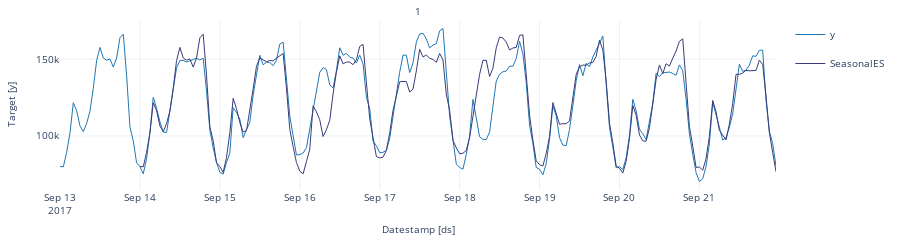

Notebook code for this chart:
### Code cell
StatsForecast.plot(values)

### Figure 1 — Plotly figure (JSON) as saved in the notebook; plotly's stock layout.template omitted (floating-point values rounded to 4 significant figures; data arrays with more than 128 entries replaced by an {"elided": "..."} marker saying what was removed)
{"data": [{"legendgroup": "y", "line": {"color": "#1f77b4", "width": 1}, "mode": "lines", "name": "y", "showlegend": true, "type": "scatter", "x": {"elided": "216 str values"}, "xaxis": "x", "y": {"elided": "216 int values"}, "yaxis": "y"}, {"legendgroup": "SeasonalES", "line": {"color": "#393b79", "width": 1}, "mode": "lines", "name": "SeasonalES", "showlegend": true, "type": "scatter", "x": {"elided": "216 str values"}, "xaxis": "x", "y": {"elided": "216 float values"}, "yaxis": "y"}], "layout": {"annotations": [{"font": {"size": 10}, "showarrow": false, "text": "1", "x": 0.5, "xanchor": "center", "xref": "paper", "y": 1, "yanchor": "bottom", "yref": "paper"}, {"font": {"size": 10}, "showarrow": false, "text": "Datestamp [ds]", "x": 0.5, "xanchor": "center", "xref": "paper", "y": 0, "yanchor": "top", "yref": "paper", "yshift": -30}, {"font": {"size": 10}, "showarrow": false, "text": "Target [y]", "textangle": -90, "x": 0, "xanchor": "right", "xref": "paper", "xshift": -40, "y": 0.5, "yanchor": "middle", "yref": "paper"}], "autosize": true, "font": {"size": 10}, "height": 150, "margin": {"b": 50, "l": 60, "r": 10, "t": 20}, "xaxis": {"anchor": "y", "domain": [0, 1], "showticklabels": true, "visible": true}, "yaxis": {"anchor": "x", "domain": [0, 1]}}}
